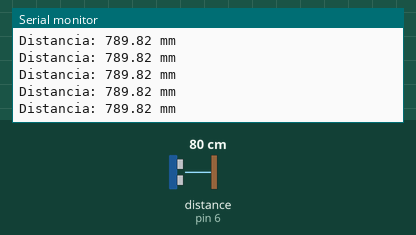
Bench run of a sketch on a simulated Arduino Uno, built with avr-gcc and run on an emulated ATmega328P. Parts: the last lines printed to the serial monitor. Wiring (inferred from the names in the program): ultrasonic range finder: trigger pin 7; echo pin 6. The inputs (shaded band) are chosen by the test bench; at power-on: distance to the obstacle (sensor on pin 6) 80 cm. The echo pulse lasts 58.3 µs per cm.

Above: at 1.2 s.
1.3 s: distance to the obstacle (sensor on pin 6) set to 35 cm
At 1.6 s:
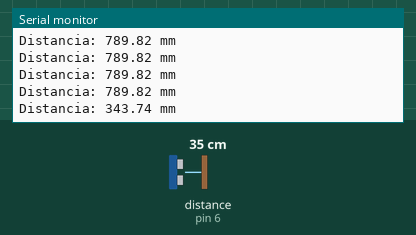
4.3 s: distance to the obstacle (sensor on pin 6) set to 2 cm
At 4.44 s:
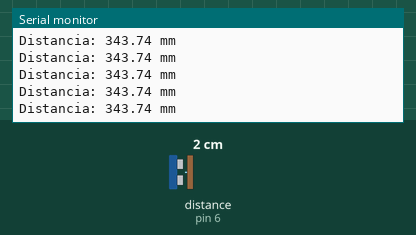
Timing chart, 0 to 7.3 s (numbered marks = the images above; inputs shaded):
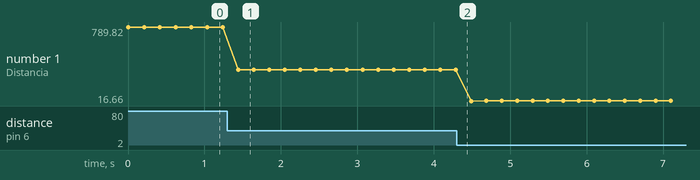

Measured:
- after the input at 1.3 s, the serial monitor: prints a new line after 0.14 s (image 1)
- plotted number 1: 789.82 → 343.74 after the input at 1.3 s, 343.74 → 20.06 after the input at 4.3 s

The sketch:

hcsr04.ino
```cpp
const int TRIG_PIN = 7; // Pino do trigger do sensor HC-SR04 (conectado ao pino digital 4 do Arduino)
const int ECHO_PIN = 6; // Pino do echo do sensor HC-SR04 (conectado ao pino digital 5 do Arduino)


void setup() {
  pinMode(TRIG_PIN, OUTPUT);
  pinMode(ECHO_PIN, INPUT);
  Serial.begin(9600);
}

void loop() {
  // Dispara o pulso ultrassônico
  digitalWrite(TRIG_PIN, LOW);
  delayMicroseconds(5);
  digitalWrite(TRIG_PIN, HIGH);
  delayMicroseconds(15);
  digitalWrite(TRIG_PIN, LOW);

 // Mede o tempo do retorno do eco
  long duration = pulseIn(ECHO_PIN, HIGH, 30000) ; // Timeout de 30 milissegundos

  // Verifica se o tempo de retorno é válido (diferente de 0)
  if (duration != 0) {
    // Calcula a distância em milímetros
    float distance_mm = duration * 0.034 / 2 * 10;

    // Exibe a distância no monitor serial em milímetros
    Serial.print("Distancia: ");
    Serial.print(distance_mm);
    Serial.println(" mm");
  } else {
    // Caso o pulso ultrassônico não retorne a tempo, exibe uma mensagem de erro
    Serial.println("Erro: Leitura do sensor excedeu o tempo limite.");
  }

  delay(200); // Intervalo entre as medições
}
```
